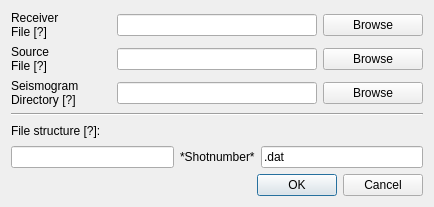
<?xml version="1.0" encoding="UTF-8"?>
<ui version="4.0">
 <class>generate_survey</class>
 <widget class="QDialog" name="generate_survey">
  <property name="geometry">
   <rect>
    <x>0</x>
    <y>0</y>
    <width>432</width>
    <height>207</height>
   </rect>
  </property>
  <property name="windowTitle">
   <string>Generate new Survey</string>
  </property>
  <property name="windowIcon">
   <iconset>
    <normaloff>../asp3d_icon.png</normaloff>../asp3d_icon.png</iconset>
  </property>
  <layout class="QVBoxLayout" name="verticalLayout_2">
   <item>
    <layout class="QGridLayout" name="gridLayout">
     <item row="0" column="1">
      <widget class="QLineEdit" name="lineEdit_rec">
       <property name="minimumSize">
        <size>
         <width>200</width>
         <height>0</height>
        </size>
       </property>
      </widget>
     </item>
     <item row="0" column="2">
      <widget class="QPushButton" name="pushButton_rec">
       <property name="minimumSize">
        <size>
         <width>100</width>
         <height>0</height>
        </size>
       </property>
       <property name="text">
        <string>Browse</string>
       </property>
      </widget>
     </item>
     <item row="0" column="0">
      <widget class="QLabel" name="label_rec">
       <property name="minimumSize">
        <size>
         <width>100</width>
         <height>0</height>
        </size>
       </property>
       <property name="toolTip">
        <string>&lt;!DOCTYPE HTML PUBLIC &quot;-//W3C//DTD HTML 4.0//EN&quot; &quot;http://www.w3.org/TR/REC-html40/strict.dtd&quot;&gt;
&lt;html&gt;&lt;head&gt;&lt;meta name=&quot;qrichtext&quot; content=&quot;1&quot; /&gt;&lt;style type=&quot;text/css&quot;&gt;
p, li { white-space: pre-wrap; }
&lt;/style&gt;&lt;/head&gt;&lt;body style=&quot; font-family:'Sans Serif'; font-size:9pt; font-weight:400; font-style:normal;&quot;&gt;
&lt;p style=&quot; margin-top:0px; margin-bottom:0px; margin-left:0px; margin-right:0px; -qt-block-indent:0; text-indent:0px;&quot;&gt;&lt;span style=&quot; font-family:'Sans'; font-size:10pt;&quot;&gt;Load receiver input file. The input file must be in the following format:&lt;/span&gt;&lt;/p&gt;
&lt;p style=&quot;-qt-paragraph-type:empty; margin-top:0px; margin-bottom:0px; margin-left:0px; margin-right:0px; -qt-block-indent:0; text-indent:0px; font-family:'Sans'; font-size:10pt;&quot;&gt;&lt;br /&gt;&lt;/p&gt;
&lt;p style=&quot; margin-top:0px; margin-bottom:0px; margin-left:0px; margin-right:0px; -qt-block-indent:0; text-indent:0px;&quot;&gt;&lt;span style=&quot; font-family:'Sans'; font-size:10pt;&quot;&gt;Containing in each line, separated by spaces:&lt;/span&gt;&lt;/p&gt;
&lt;p style=&quot;-qt-paragraph-type:empty; margin-top:0px; margin-bottom:0px; margin-left:0px; margin-right:0px; -qt-block-indent:0; text-indent:0px; font-family:'Sans'; font-size:10pt;&quot;&gt;&lt;br /&gt;&lt;/p&gt;
&lt;p style=&quot; margin-top:0px; margin-bottom:0px; margin-left:0px; margin-right:0px; -qt-block-indent:0; text-indent:0px;&quot;&gt;&lt;span style=&quot; font-family:'Sans'; font-size:10pt;&quot;&gt;[trace ID (int)] [X (float)]  [Y (float)]  [Z (float)] [burried(string; OPTIONAL)]&lt;/span&gt;&lt;/p&gt;
&lt;p style=&quot;-qt-paragraph-type:empty; margin-top:0px; margin-bottom:0px; margin-left:0px; margin-right:0px; -qt-block-indent:0; text-indent:0px; font-family:'Sans'; font-size:10pt;&quot;&gt;&lt;br /&gt;&lt;/p&gt;
&lt;p style=&quot; margin-top:0px; margin-bottom:0px; margin-left:0px; margin-right:0px; -qt-block-indent:0; text-indent:0px;&quot;&gt;&lt;span style=&quot; font-family:'Sans'; font-size:10pt; font-weight:600;&quot;&gt;For example:&lt;/span&gt;&lt;/p&gt;
&lt;p style=&quot; margin-top:0px; margin-bottom:0px; margin-left:0px; margin-right:0px; -qt-block-indent:0; text-indent:0px;&quot;&gt;&lt;span style=&quot; font-family:'Sans'; font-size:10pt;&quot;&gt;Trace ID 100 with the coordinates (12.3 [m], 100.5 [m], 20.3 [m]).&lt;/span&gt;&lt;/p&gt;
&lt;p style=&quot;-qt-paragraph-type:empty; margin-top:0px; margin-bottom:0px; margin-left:0px; margin-right:0px; -qt-block-indent:0; text-indent:0px; font-family:'Sans'; font-size:10pt;&quot;&gt;&lt;br /&gt;&lt;/p&gt;
&lt;p style=&quot; margin-top:0px; margin-bottom:0px; margin-left:0px; margin-right:0px; -qt-block-indent:0; text-indent:0px;&quot;&gt;&lt;span style=&quot; font-family:'Sans'; font-size:10pt;&quot;&gt;100  12.3  100.5  20.3&lt;/span&gt;&lt;/p&gt;
&lt;p style=&quot;-qt-paragraph-type:empty; margin-top:0px; margin-bottom:0px; margin-left:0px; margin-right:0px; -qt-block-indent:0; text-indent:0px; font-family:'Sans'; font-size:10pt;&quot;&gt;&lt;br /&gt;&lt;/p&gt;
&lt;p style=&quot; margin-top:0px; margin-bottom:0px; margin-left:0px; margin-right:0px; -qt-block-indent:0; text-indent:0px;&quot;&gt;&lt;span style=&quot; font-family:'Sans'; font-size:10pt;&quot;&gt;Note: Burried status (set to: 'b' or 'B' for burried receivers) is optional, as it is only used for FMTOMO Forward calculation to generate top and bottom interfaces. If not set, every receiver (and source) will be treaded as being located on the surface and used for topopgraphy interpolation.&lt;/span&gt;&lt;/p&gt;&lt;/body&gt;&lt;/html&gt;</string>
       </property>
       <property name="text">
        <string>Receiver
File [?]</string>
       </property>
      </widget>
     </item>
     <item row="2" column="1">
      <widget class="QLineEdit" name="lineEdit_obs">
       <property name="minimumSize">
        <size>
         <width>200</width>
         <height>0</height>
        </size>
       </property>
      </widget>
     </item>
     <item row="2" column="0">
      <widget class="QLabel" name="label_obs">
       <property name="minimumSize">
        <size>
         <width>100</width>
         <height>0</height>
        </size>
       </property>
       <property name="toolTip">
        <string>&lt;!DOCTYPE HTML PUBLIC &quot;-//W3C//DTD HTML 4.0//EN&quot; &quot;http://www.w3.org/TR/REC-html40/strict.dtd&quot;&gt;
&lt;html&gt;&lt;head&gt;&lt;meta name=&quot;qrichtext&quot; content=&quot;1&quot; /&gt;&lt;style type=&quot;text/css&quot;&gt;
p, li { white-space: pre-wrap; }
&lt;/style&gt;&lt;/head&gt;&lt;body style=&quot; font-family:'Sans'; font-size:10pt; font-weight:400; font-style:normal;&quot;&gt;
&lt;p style=&quot; margin-top:0px; margin-bottom:0px; margin-left:0px; margin-right:0px; -qt-block-indent:0; text-indent:0px;&quot;&gt;Specifiy directory containing seismograms for each shot.&lt;/p&gt;
&lt;p style=&quot; margin-top:0px; margin-bottom:0px; margin-left:0px; margin-right:0px; -qt-block-indent:0; text-indent:0px;&quot;&gt;Currently in the format SEGY with each file named 'shotnumber*_pickle.dat'.&lt;/p&gt;
&lt;p style=&quot;-qt-paragraph-type:empty; margin-top:0px; margin-bottom:0px; margin-left:0px; margin-right:0px; -qt-block-indent:0; text-indent:0px;&quot;&gt;&lt;/p&gt;
&lt;p style=&quot; margin-top:0px; margin-bottom:0px; margin-left:0px; margin-right:0px; -qt-block-indent:0; text-indent:0px;&quot;&gt;&lt;span style=&quot; font-weight:600;&quot;&gt;For example:&lt;/span&gt;&lt;/p&gt;
&lt;p style=&quot;-qt-paragraph-type:empty; margin-top:0px; margin-bottom:0px; margin-left:0px; margin-right:0px; -qt-block-indent:0; text-indent:0px;&quot;&gt;&lt;/p&gt;
&lt;p style=&quot; margin-top:0px; margin-bottom:0px; margin-left:0px; margin-right:0px; -qt-block-indent:0; text-indent:0px;&quot;&gt;Shot number 100 containing seismograms for all traces with the name:&lt;/p&gt;
&lt;p style=&quot;-qt-paragraph-type:empty; margin-top:0px; margin-bottom:0px; margin-left:0px; margin-right:0px; -qt-block-indent:0; text-indent:0px;&quot;&gt;&lt;/p&gt;
&lt;p style=&quot; margin-top:0px; margin-bottom:0px; margin-left:0px; margin-right:0px; -qt-block-indent:0; text-indent:0px;&quot;&gt;100_pickle.dat&lt;/p&gt;&lt;/body&gt;&lt;/html&gt;</string>
       </property>
       <property name="text">
        <string>Seismogram
Directory [?]</string>
       </property>
      </widget>
     </item>
     <item row="2" column="2">
      <widget class="QPushButton" name="pushButton_obs">
       <property name="minimumSize">
        <size>
         <width>100</width>
         <height>0</height>
        </size>
       </property>
       <property name="text">
        <string>Browse</string>
       </property>
      </widget>
     </item>
     <item row="1" column="0">
      <widget class="QLabel" name="label_src">
       <property name="minimumSize">
        <size>
         <width>100</width>
         <height>0</height>
        </size>
       </property>
       <property name="toolTip">
        <string>&lt;!DOCTYPE HTML PUBLIC &quot;-//W3C//DTD HTML 4.0//EN&quot; &quot;http://www.w3.org/TR/REC-html40/strict.dtd&quot;&gt;
&lt;html&gt;&lt;head&gt;&lt;meta name=&quot;qrichtext&quot; content=&quot;1&quot; /&gt;&lt;style type=&quot;text/css&quot;&gt;
p, li { white-space: pre-wrap; }
&lt;/style&gt;&lt;/head&gt;&lt;body style=&quot; font-family:'Sans Serif'; font-size:9pt; font-weight:400; font-style:normal;&quot;&gt;
&lt;p style=&quot; margin-top:0px; margin-bottom:0px; margin-left:0px; margin-right:0px; -qt-block-indent:0; text-indent:0px;&quot;&gt;&lt;span style=&quot; font-family:'Sans'; font-size:10pt;&quot;&gt;Load sources input file. The input file must be in the following format:&lt;/span&gt;&lt;/p&gt;
&lt;p style=&quot;-qt-paragraph-type:empty; margin-top:0px; margin-bottom:0px; margin-left:0px; margin-right:0px; -qt-block-indent:0; text-indent:0px; font-family:'Sans'; font-size:10pt;&quot;&gt;&lt;br /&gt;&lt;/p&gt;
&lt;p style=&quot; margin-top:0px; margin-bottom:0px; margin-left:0px; margin-right:0px; -qt-block-indent:0; text-indent:0px;&quot;&gt;&lt;span style=&quot; font-family:'Sans'; font-size:10pt;&quot;&gt;Containing in each line, separated by spaces:&lt;/span&gt;&lt;/p&gt;
&lt;p style=&quot;-qt-paragraph-type:empty; margin-top:0px; margin-bottom:0px; margin-left:0px; margin-right:0px; -qt-block-indent:0; text-indent:0px; font-family:'Sans'; font-size:10pt;&quot;&gt;&lt;br /&gt;&lt;/p&gt;
&lt;p style=&quot; margin-top:0px; margin-bottom:0px; margin-left:0px; margin-right:0px; -qt-block-indent:0; text-indent:0px;&quot;&gt;&lt;span style=&quot; font-family:'Sans'; font-size:10pt;&quot;&gt;[trace ID (int)] [X (float)]  [Y (float)]  [Z (float)] [burried(string; OPTIONAL)]&lt;/span&gt;&lt;/p&gt;
&lt;p style=&quot;-qt-paragraph-type:empty; margin-top:0px; margin-bottom:0px; margin-left:0px; margin-right:0px; -qt-block-indent:0; text-indent:0px; font-family:'Sans'; font-size:10pt;&quot;&gt;&lt;br /&gt;&lt;/p&gt;
&lt;p style=&quot; margin-top:0px; margin-bottom:0px; margin-left:0px; margin-right:0px; -qt-block-indent:0; text-indent:0px;&quot;&gt;&lt;span style=&quot; font-family:'Sans'; font-size:10pt; font-weight:600;&quot;&gt;For example:&lt;/span&gt;&lt;/p&gt;
&lt;p style=&quot; margin-top:0px; margin-bottom:0px; margin-left:0px; margin-right:0px; -qt-block-indent:0; text-indent:0px;&quot;&gt;&lt;span style=&quot; font-family:'Sans'; font-size:10pt;&quot;&gt;Source number 100 with the coordinates (12.3 [m], 100.5 [m], 20.3 [m]).&lt;/span&gt;&lt;/p&gt;
&lt;p style=&quot;-qt-paragraph-type:empty; margin-top:0px; margin-bottom:0px; margin-left:0px; margin-right:0px; -qt-block-indent:0; text-indent:0px; font-family:'Sans'; font-size:10pt;&quot;&gt;&lt;br /&gt;&lt;/p&gt;
&lt;p style=&quot; margin-top:0px; margin-bottom:0px; margin-left:0px; margin-right:0px; -qt-block-indent:0; text-indent:0px;&quot;&gt;&lt;span style=&quot; font-family:'Sans'; font-size:10pt;&quot;&gt;100  12.3  100.5  20.3&lt;/span&gt;&lt;/p&gt;
&lt;p style=&quot;-qt-paragraph-type:empty; margin-top:0px; margin-bottom:0px; margin-left:0px; margin-right:0px; -qt-block-indent:0; text-indent:0px; font-family:'Sans'; font-size:10pt;&quot;&gt;&lt;br /&gt;&lt;/p&gt;
&lt;p style=&quot; margin-top:0px; margin-bottom:0px; margin-left:0px; margin-right:0px; -qt-block-indent:0; text-indent:0px;&quot;&gt;&lt;span style=&quot; font-family:'Sans'; font-size:10pt;&quot;&gt;Note: Burried status (set to: 'b' or 'B' for burried sources) is optional, as it is only used for FMTOMO Forward calculation to generate top and bottom interfaces. If not set, every source (and receiver) will be treaded as being located on the surface and used for topopgraphy interpolation.&lt;/span&gt;&lt;/p&gt;&lt;/body&gt;&lt;/html&gt;</string>
       </property>
       <property name="text">
        <string>Source
File [?]</string>
       </property>
      </widget>
     </item>
     <item row="1" column="1">
      <widget class="QLineEdit" name="lineEdit_src">
       <property name="minimumSize">
        <size>
         <width>200</width>
         <height>0</height>
        </size>
       </property>
      </widget>
     </item>
     <item row="1" column="2">
      <widget class="QPushButton" name="pushButton_src">
       <property name="minimumSize">
        <size>
         <width>100</width>
         <height>0</height>
        </size>
       </property>
       <property name="text">
        <string>Browse</string>
       </property>
      </widget>
     </item>
    </layout>
   </item>
   <item>
    <layout class="QVBoxLayout" name="verticalLayout">
     <item>
      <widget class="Line" name="line_2">
       <property name="orientation">
        <enum>Qt::Horizontal</enum>
       </property>
      </widget>
     </item>
     <item>
      <widget class="QLabel" name="label">
       <property name="toolTip">
        <string>&lt;html&gt;&lt;head/&gt;&lt;body&gt;&lt;p&gt;&lt;span style=&quot; font-family:'Sans'; font-size:10pt;&quot;&gt;Specifiy directory containing seismograms for each shot.&lt;/span&gt;&lt;/p&gt;&lt;p&gt;&lt;span style=&quot; font-family:'Sans'; font-size:10pt;&quot;&gt;Currently in the format SEGY with each file named 'shotnumber*_pickle.dat'.&lt;/span&gt;&lt;/p&gt;&lt;p&gt;&lt;br/&gt;&lt;/p&gt;&lt;p&gt;&lt;span style=&quot; font-family:'Sans'; font-size:10pt; font-weight:600;&quot;&gt;For example:&lt;/span&gt;&lt;/p&gt;&lt;p&gt;&lt;br/&gt;&lt;/p&gt;&lt;p&gt;&lt;span style=&quot; font-family:'Sans'; font-size:10pt;&quot;&gt;Shot number 100 containing seismograms for all traces with the name:&lt;/span&gt;&lt;/p&gt;&lt;p&gt;&lt;br/&gt;&lt;/p&gt;&lt;p&gt;&lt;span style=&quot; font-family:'Sans'; font-size:10pt;&quot;&gt;100_pickle.dat&lt;/span&gt;&lt;/p&gt;&lt;/body&gt;&lt;/html&gt;</string>
       </property>
       <property name="text">
        <string>File structure [?]:</string>
       </property>
      </widget>
     </item>
     <item>
      <layout class="QHBoxLayout" name="horizontalLayout">
       <item>
        <widget class="QLineEdit" name="fstart"/>
       </item>
       <item>
        <widget class="QLabel" name="label_obs_2">
         <property name="toolTip">
          <string>&lt;!DOCTYPE HTML PUBLIC &quot;-//W3C//DTD HTML 4.0//EN&quot; &quot;http://www.w3.org/TR/REC-html40/strict.dtd&quot;&gt;
&lt;html&gt;&lt;head&gt;&lt;meta name=&quot;qrichtext&quot; content=&quot;1&quot; /&gt;&lt;style type=&quot;text/css&quot;&gt;
p, li { white-space: pre-wrap; }
&lt;/style&gt;&lt;/head&gt;&lt;body style=&quot; font-family:'Sans Serif'; font-size:9pt; font-weight:400; font-style:normal;&quot;&gt;
&lt;p style=&quot;-qt-paragraph-type:empty; margin-top:0px; margin-bottom:0px; margin-left:0px; margin-right:0px; -qt-block-indent:0; text-indent:0px; font-family:'Sans'; font-size:10pt;&quot;&gt;&lt;br /&gt;&lt;/p&gt;&lt;/body&gt;&lt;/html&gt;</string>
         </property>
         <property name="text">
          <string>*Shotnumber*</string>
         </property>
        </widget>
       </item>
       <item>
        <widget class="QLineEdit" name="fend">
         <property name="text">
          <string>.dat</string>
         </property>
        </widget>
       </item>
      </layout>
     </item>
    </layout>
   </item>
   <item>
    <widget class="QDialogButtonBox" name="buttonBox">
     <property name="orientation">
      <enum>Qt::Horizontal</enum>
     </property>
     <property name="standardButtons">
      <set>QDialogButtonBox::Cancel|QDialogButtonBox::Ok</set>
     </property>
    </widget>
   </item>
  </layout>
 </widget>
 <resources/>
 <connections>
  <connection>
   <sender>buttonBox</sender>
   <signal>accepted()</signal>
   <receiver>generate_survey</receiver>
   <slot>accept()</slot>
   <hints>
    <hint type="sourcelabel">
     <x>248</x>
     <y>254</y>
    </hint>
    <hint type="destinationlabel">
     <x>157</x>
     <y>274</y>
    </hint>
   </hints>
  </connection>
  <connection>
   <sender>buttonBox</sender>
   <signal>rejected()</signal>
   <receiver>generate_survey</receiver>
   <slot>reject()</slot>
   <hints>
    <hint type="sourcelabel">
     <x>316</x>
     <y>260</y>
    </hint>
    <hint type="destinationlabel">
     <x>286</x>
     <y>274</y>
    </hint>
   </hints>
  </connection>
 </connections>
</ui>
